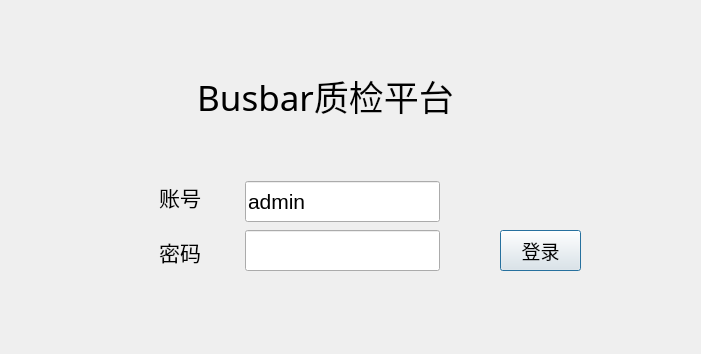
<?xml version="1.0" encoding="UTF-8"?>
<ui version="4.0">
 <class>UsrLandDlg</class>
 <widget class="QDialog" name="UsrLandDlg">
  <property name="geometry">
   <rect>
    <x>0</x>
    <y>0</y>
    <width>701</width>
    <height>354</height>
   </rect>
  </property>
  <property name="windowTitle">
   <string>Dialog</string>
  </property>
  <property name="styleSheet">
   <string notr="true"/>
  </property>
  <widget class="QLabel" name="stateLabel">
   <property name="geometry">
    <rect>
     <x>240</x>
     <y>300</y>
     <width>211</width>
     <height>41</height>
    </rect>
   </property>
   <property name="font">
    <font>
     <family>微软雅黑</family>
     <pointsize>12</pointsize>
    </font>
   </property>
   <property name="styleSheet">
    <string notr="true">color: rgb(255, 0, 0);</string>
   </property>
   <property name="text">
    <string/>
   </property>
   <property name="alignment">
    <set>Qt::AlignCenter</set>
   </property>
  </widget>
  <widget class="QLineEdit" name="nameLineEdit">
   <property name="geometry">
    <rect>
     <x>245</x>
     <y>181</y>
     <width>195</width>
     <height>41</height>
    </rect>
   </property>
   <property name="font">
    <font>
     <family>Arial</family>
     <pointsize>16</pointsize>
     <bold>false</bold>
    </font>
   </property>
   <property name="text">
    <string>admin</string>
   </property>
  </widget>
  <widget class="QLineEdit" name="pwdLineEdit">
   <property name="geometry">
    <rect>
     <x>245</x>
     <y>230</y>
     <width>195</width>
     <height>41</height>
    </rect>
   </property>
   <property name="font">
    <font>
     <family>Arial</family>
     <pointsize>12</pointsize>
     <bold>false</bold>
    </font>
   </property>
   <property name="text">
    <string/>
   </property>
   <property name="echoMode">
    <enum>QLineEdit::Password</enum>
   </property>
  </widget>
  <widget class="QPushButton" name="landBtn">
   <property name="geometry">
    <rect>
     <x>500</x>
     <y>230</y>
     <width>81</width>
     <height>41</height>
    </rect>
   </property>
   <property name="font">
    <font>
     <family>微软雅黑</family>
     <pointsize>14</pointsize>
    </font>
   </property>
   <property name="cursor">
    <cursorShape>PointingHandCursor</cursorShape>
   </property>
   <property name="text">
    <string>登录</string>
   </property>
   <property name="autoDefault">
    <bool>true</bool>
   </property>
  </widget>
  <widget class="QLabel" name="label">
   <property name="geometry">
    <rect>
     <x>90</x>
     <y>171</y>
     <width>111</width>
     <height>51</height>
    </rect>
   </property>
   <property name="font">
    <font>
     <family>微软雅黑</family>
     <pointsize>16</pointsize>
    </font>
   </property>
   <property name="styleSheet">
    <string notr="true"/>
   </property>
   <property name="text">
    <string>账号</string>
   </property>
   <property name="alignment">
    <set>Qt::AlignRight|Qt::AlignTrailing|Qt::AlignVCenter</set>
   </property>
  </widget>
  <widget class="QLabel" name="label_2">
   <property name="geometry">
    <rect>
     <x>90</x>
     <y>226</y>
     <width>111</width>
     <height>51</height>
    </rect>
   </property>
   <property name="font">
    <font>
     <family>微软雅黑</family>
     <pointsize>16</pointsize>
    </font>
   </property>
   <property name="styleSheet">
    <string notr="true"/>
   </property>
   <property name="text">
    <string>密码</string>
   </property>
   <property name="alignment">
    <set>Qt::AlignRight|Qt::AlignTrailing|Qt::AlignVCenter</set>
   </property>
  </widget>
  <widget class="QLabel" name="label_3">
   <property name="geometry">
    <rect>
     <x>50</x>
     <y>45</y>
     <width>551</width>
     <height>101</height>
    </rect>
   </property>
   <property name="font">
    <font>
     <family>微软雅黑</family>
     <pointsize>26</pointsize>
     <bold>false</bold>
    </font>
   </property>
   <property name="styleSheet">
    <string notr="true"/>
   </property>
   <property name="text">
    <string>Busbar质检平台</string>
   </property>
   <property name="alignment">
    <set>Qt::AlignCenter</set>
   </property>
  </widget>
 </widget>
 <resources/>
 <connections/>
</ui>
